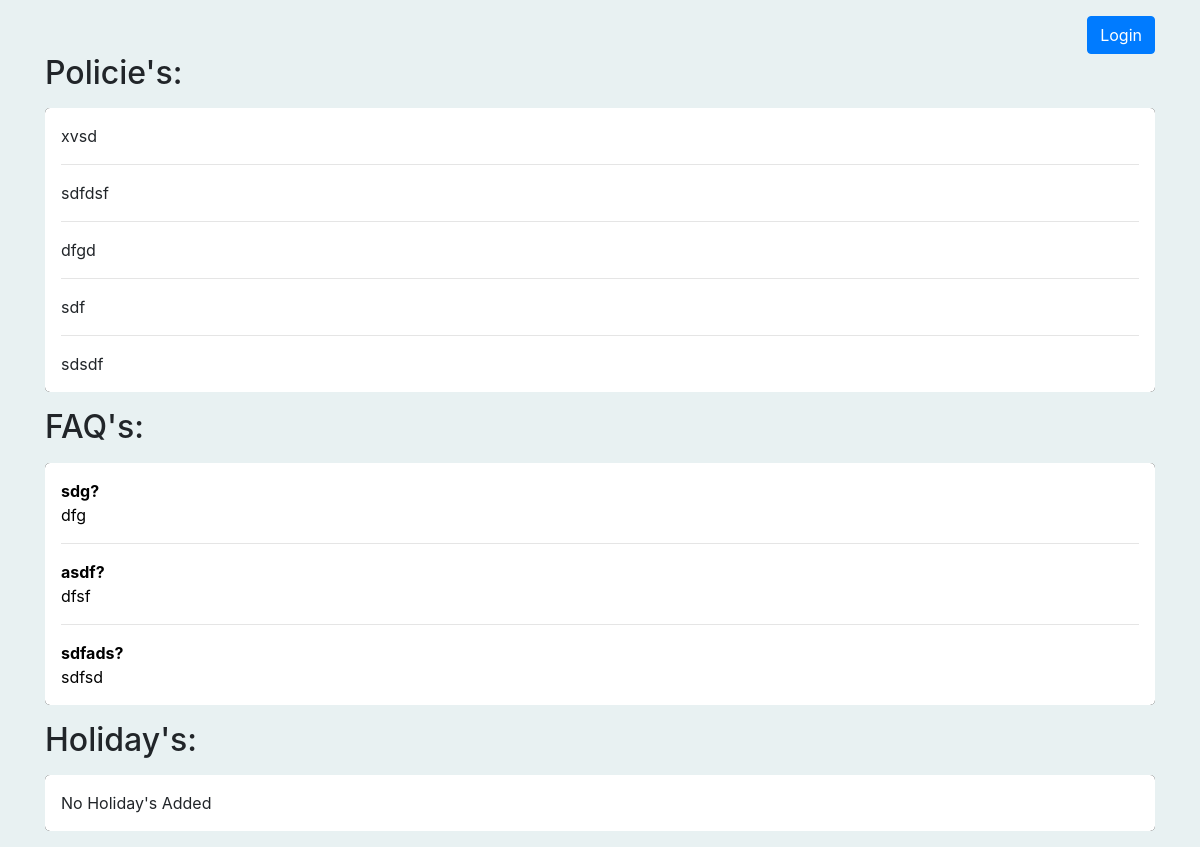
The app's page /, older data.
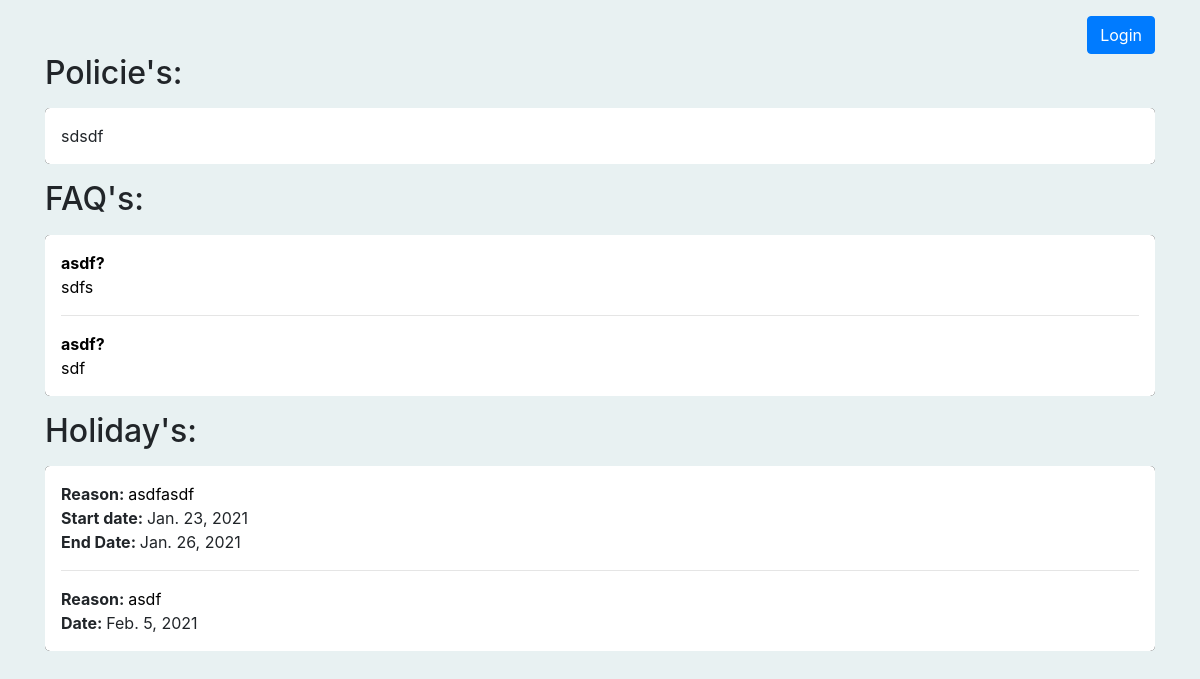
The same page, newer data.
### users/models.py (models this page shows)
class Policies(models.Model):
    policy = models.CharField(max_length=2000)

class FAQS(models.Model):
    question = models.CharField(max_length=100)
    answer = models.CharField(max_length=2000)

class Holidays(models.Model):
    reason = models.CharField(max_length=200)
    start_date = models.DateField()
    end_date = models.DateField(null=True, blank=True)

### users/views.py (the view)
# urls.py: path('', all_access_page),
def all_access_page(request):
    if request.user.is_authenticated:
        return login_page(request)
    faq_object = FAQS.objects.all()
    policy_object = Policies.objects.all()
    holiday_object = Holidays.objects.all()
    context = {
        'faq_object': faq_object,
        'policy_object': policy_object,
        'holiday_object': holiday_object
    }
    return render(request, 'users/all_access_page.html', context)

### users/templates/users/all_access_page.html (shortened to what this page needs)
{% extends 'index.html' %}
{% load crispy_forms_tags %}
{% load widget_tweaks %}
{% block main %}
<div class="container">
    <div class="mt-3 d-flex justify-content-end">
        <a class="btn btn-primary" href="{% url 'users_app:users_home_page' %}">Login</a>
    </div>
    <h2>Policie's:</h2>
    <div class="my-3 box p-3">
        {% for policy in policy_object %}
            <div>{{policy.policy}}</div>
            {% if not forloop.last %}
                <hr>
            {% endif %}
        {% empty %}
            No Policie's Added
        {% endfor %}
    </div>
    <h2>FAQ's:</h2>
    <div class="my-3 box p-3">
        {% for faq in faq_object %}
            <strong><span style="color:black">{{faq.question}}?</span></strong><br>
            <span style="color:black">{{faq.answer}}</span><br>
            {% if not forloop.last %}
                <hr>
            {% endif %}
        {% empty %}
            No FAQ's Added
        {% endfor %}
    </div>
    <h2>Holiday's:</h2>
    <div class="my-3 box p-3">
        {% for holiday in holiday_object %}
            <strong>Reason: </strong><span style="color:black">{{holiday.reason}}</span><br>
            {% if holiday.end_date %}
                <strong>Start date: </strong>{{holiday.start_date}}<br>
                <strong>End Date: </strong>{{holiday.end_date}}
            {% else %}
                <strong>Date: </strong>{{holiday.start_date}}<br>
            {% endif %}
            {% if not forloop.last %}
                <hr>
            {% endif %}
        {% empty %}
            No Holiday's Added
        {% endfor %}
    </div>
</div>
{% endblock %}

### templates/index.html (shortened to what this page needs)
<!doctype html>
<html lang="en">
  <head>
    <link rel="stylesheet" href="https://cdn.jsdelivr.net/npm/bootstrap@4.5.3/dist/css/bootstrap.min.css">
    <link rel="stylesheet" href="https://cdnjs.cloudflare.com/ajax/libs/font-awesome/4.7.0/css/font-awesome.min.css">
  </head>
  <body>
  {% block main %} <h1>Pramod</h1>{% endblock %}
  </body>
</html>

### users/templates/users/all_access_page.html (style rules this page uses)
body { background-color:#E8F1F2; }
.box { border-radius:5px; box-shadow:0px 0px 0.5px 0px black; background-color:white; }

Row changes from the older to the newer data that the page shows:
removed Policies: policy "xvsd"
removed Policies: policy "sdfdsf"
removed Policies: policy "dfgd"
removed Policies: policy "sdf"
removed FAQS: question "sdg", answer "dfg"
removed FAQS: question "asdf", answer "dfsf"
removed FAQS: question "sdfads", answer "sdfsd"
added FAQS: question "asdf", answer "sdfs"
added FAQS: question "asdf", answer "sdf"
added Holidays: reason "asdfasdf", start_date "Jan. 23, 2021", end_date "Jan. 26, 2021"
added Holidays: reason "asdf", start_date "Feb. 5, 2021"
Text that changed along with them:
text no longer shown: "No Holiday's Added"
